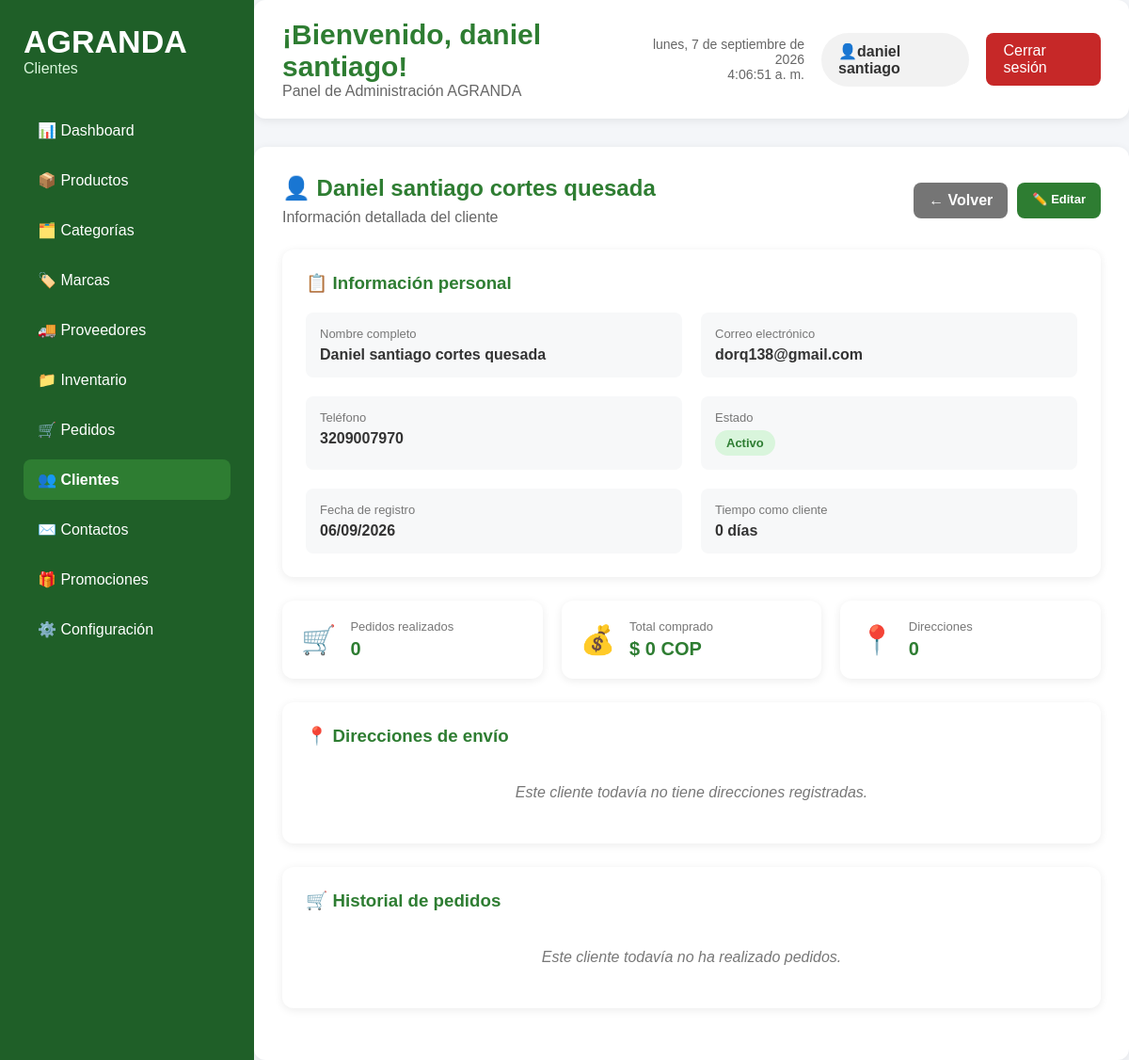
Page /admin/clientes/ver_clientes.php?id=2 (signed in) on the committed database.
### tables this page shows
CREATE TABLE `usuarios` (
  `id_usuario` int(11) NOT NULL,
  `nombre` varchar(100) NOT NULL,
  `apellido` varchar(100) NOT NULL,
  `correo` varchar(150) NOT NULL,
  `google_id` varchar(255) DEFAULT NULL,
  `email_verificado` tinyint(1) NOT NULL DEFAULT 0,
  `token_verificacion_hash` varchar(64) DEFAULT NULL,
  `token_expira` datetime DEFAULT NULL,
  `clave` varchar(255) DEFAULT NULL,
  `telefono` varchar(20) DEFAULT NULL,
  `rol` enum('cliente','administrador') DEFAULT 'cliente',
  `estado` tinyint(1) DEFAULT 1,
  `fecha_registro` timestamp NOT NULL DEFAULT current_timestamp()
);

### admin/clientes/ver_clientes.php (the view, shortened to what the rows shown need)
<?php
require_once("../../config/conexion.php");
$id_cliente = intval($_GET["id"] ?? 0);
$sql_cliente = "SELECT
                    u.id_usuario,
                    u.nombre,
                    u.apellido,
                    u.correo,
                    u.telefono,
                    u.estado,
                    u.fecha_registro,
                    COUNT(DISTINCT p.id_pedido) AS cantidad_pedidos,
                    COALESCE(SUM(p.total), 0) AS total_comprado
                FROM usuarios u
                LEFT JOIN pedidos p
                ON u.id_usuario = p.id_usuario
                WHERE u.id_usuario = ?
                AND u.rol = 'cliente'
                GROUP BY
                    u.id_usuario,
                    u.nombre,
                    u.apellido,
                    u.correo,
                    u.telefono,
                    u.estado,
                    u.fecha_registro";
$stmt_cliente = $conexion->prepare($sql_cliente);
$stmt_cliente->bind_param("i", $id_cliente);
$stmt_cliente->execute();
$resultado_cliente = $stmt_cliente->get_result();
$cliente = $resultado_cliente->fetch_assoc();
?>
<!DOCTYPE html>
<html lang="es">
<head>
    <link rel="stylesheet" href="clientes.css">
</head>
<body>
<div class="contenedor-dashboard">
    <aside class="menu-lateral">
        <div class="logo-panel">
            <h1>AGRANDA</h1>
        </div>
    </aside>
    <main class="contenido">
        <header class="encabezado">
            <div class="titulo-panel">
                <h2>
                    ¡Bienvenido,
                    <?php echo htmlspecialchars($_SESSION["nombre"]); ?>!
                </h2>
            </div>
        </header>
        <section class="contenido-clientes">
            <div class="encabezado-detalle">
                <div>
                    <h2>
                        👤
                        <?php
                        echo htmlspecialchars(
                            $cliente["nombre"] . " " . $cliente["apellido"]
                        );
                        ?>
                    </h2>
                    <p>Información detallada del cliente</p>
                </div>
            </div>
            <div class="tarjeta-detalle">
                <div class="datos-cliente">
                    <div class="dato">
                        <span class="dato-titulo">
                            Nombre completo
                        </span>
                        <span class="dato-valor">
                            <?php
                            echo htmlspecialchars(
                                $cliente["nombre"] . " " . $cliente["apellido"]
                            );
                            ?>
                        </span>
                    </div>
                    <div class="dato">
                        <span class="dato-titulo">
                            Correo electrónico
                        </span>
                        <span class="dato-valor">
                            <?php
                            echo htmlspecialchars($cliente["correo"]);
                            ?>
                        </span>
                    </div>
                    <div class="dato">
                        <span class="dato-titulo">
                            Teléfono
                        </span>
                        <span class="dato-valor">
                            <?php
                            echo !empty($cliente["telefono"])
                                ? htmlspecialchars($cliente["telefono"])
                                : "No registrado";
                            ?>
                        </span>
                    </div>
                    <div class="dato">
                        <span class="dato-titulo">
                            Fecha de registro
                        </span>
                        <span class="dato-valor">
                            <?php
                            echo date(
                                "d/m/Y",
                                strtotime($cliente["fecha_registro"])
                            );
                            ?>
                        </span>
                    </div>
                </div>
            </div>
        </section>
    </main>
</div>
</body>
</html>

### rows in the picture
usuarios: nombre+apellido "Daniel santiago cortes quesada", correo "dorq138@gmail.com", telefono "3209007970", fecha_registro "06/09/2026"

### other values in the picture
$_SESSION["nombre"] "daniel santiago"
$tiempo_cliente "0 días"
$cliente["cantidad_pedidos"] "0"
$cliente["total_comprado"] "0"
$resultado_direcciones->num_rows "0"
